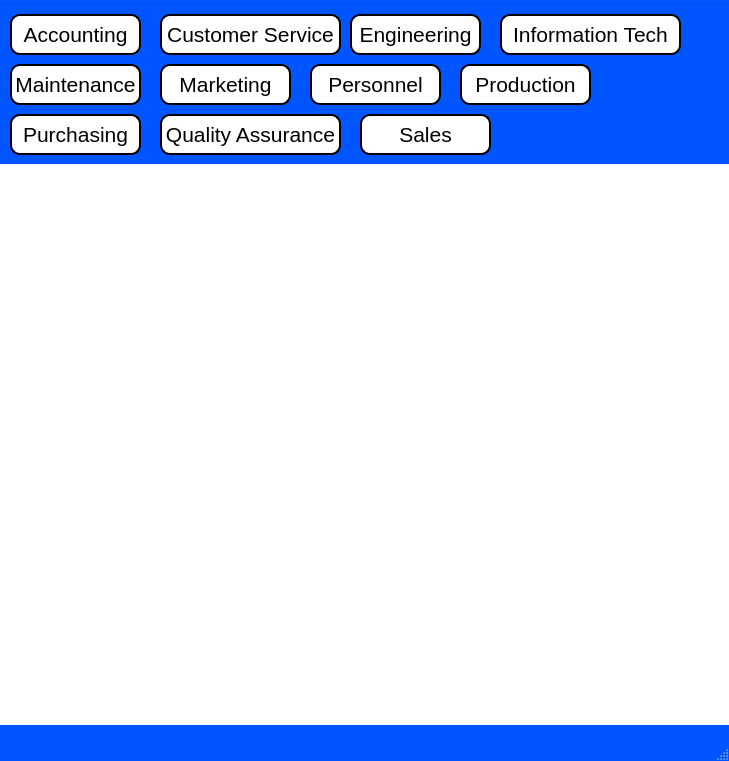
<?xml version="1.0" encoding="UTF-8"?>
<ui version="4.0">
 <class>MainWindow</class>
 <widget class="QMainWindow" name="MainWindow">
  <property name="geometry">
   <rect>
    <x>0</x>
    <y>0</y>
    <width>729</width>
    <height>761</height>
   </rect>
  </property>
  <property name="palette">
   <palette>
    <active>
     <colorrole role="WindowText">
      <brush brushstyle="SolidPattern">
       <color alpha="255">
        <red>0</red>
        <green>0</green>
        <blue>0</blue>
       </color>
      </brush>
     </colorrole>
     <colorrole role="Button">
      <brush brushstyle="SolidPattern">
       <color alpha="255">
        <red>0</red>
        <green>85</green>
        <blue>255</blue>
       </color>
      </brush>
     </colorrole>
     <colorrole role="Light">
      <brush brushstyle="SolidPattern">
       <color alpha="255">
        <red>127</red>
        <green>170</green>
        <blue>255</blue>
       </color>
      </brush>
     </colorrole>
     <colorrole role="Midlight">
      <brush brushstyle="SolidPattern">
       <color alpha="255">
        <red>63</red>
        <green>127</green>
        <blue>255</blue>
       </color>
      </brush>
     </colorrole>
     <colorrole role="Dark">
      <brush brushstyle="SolidPattern">
       <color alpha="255">
        <red>0</red>
        <green>42</green>
        <blue>127</blue>
       </color>
      </brush>
     </colorrole>
     <colorrole role="Mid">
      <brush brushstyle="SolidPattern">
       <color alpha="255">
        <red>0</red>
        <green>56</green>
        <blue>170</blue>
       </color>
      </brush>
     </colorrole>
     <colorrole role="Text">
      <brush brushstyle="SolidPattern">
       <color alpha="255">
        <red>0</red>
        <green>0</green>
        <blue>0</blue>
       </color>
      </brush>
     </colorrole>
     <colorrole role="BrightText">
      <brush brushstyle="SolidPattern">
       <color alpha="255">
        <red>255</red>
        <green>255</green>
        <blue>255</blue>
       </color>
      </brush>
     </colorrole>
     <colorrole role="ButtonText">
      <brush brushstyle="SolidPattern">
       <color alpha="255">
        <red>0</red>
        <green>0</green>
        <blue>0</blue>
       </color>
      </brush>
     </colorrole>
     <colorrole role="Base">
      <brush brushstyle="SolidPattern">
       <color alpha="255">
        <red>255</red>
        <green>255</green>
        <blue>255</blue>
       </color>
      </brush>
     </colorrole>
     <colorrole role="Window">
      <brush brushstyle="SolidPattern">
       <color alpha="255">
        <red>0</red>
        <green>85</green>
        <blue>255</blue>
       </color>
      </brush>
     </colorrole>
     <colorrole role="Shadow">
      <brush brushstyle="SolidPattern">
       <color alpha="255">
        <red>0</red>
        <green>0</green>
        <blue>0</blue>
       </color>
      </brush>
     </colorrole>
     <colorrole role="AlternateBase">
      <brush brushstyle="SolidPattern">
       <color alpha="255">
        <red>127</red>
        <green>170</green>
        <blue>255</blue>
       </color>
      </brush>
     </colorrole>
     <colorrole role="ToolTipBase">
      <brush brushstyle="SolidPattern">
       <color alpha="255">
        <red>255</red>
        <green>255</green>
        <blue>220</blue>
       </color>
      </brush>
     </colorrole>
     <colorrole role="ToolTipText">
      <brush brushstyle="SolidPattern">
       <color alpha="255">
        <red>0</red>
        <green>0</green>
        <blue>0</blue>
       </color>
      </brush>
     </colorrole>
    </active>
    <inactive>
     <colorrole role="WindowText">
      <brush brushstyle="SolidPattern">
       <color alpha="255">
        <red>0</red>
        <green>0</green>
        <blue>0</blue>
       </color>
      </brush>
     </colorrole>
     <colorrole role="Button">
      <brush brushstyle="SolidPattern">
       <color alpha="255">
        <red>0</red>
        <green>85</green>
        <blue>255</blue>
       </color>
      </brush>
     </colorrole>
     <colorrole role="Light">
      <brush brushstyle="SolidPattern">
       <color alpha="255">
        <red>127</red>
        <green>170</green>
        <blue>255</blue>
       </color>
      </brush>
     </colorrole>
     <colorrole role="Midlight">
      <brush brushstyle="SolidPattern">
       <color alpha="255">
        <red>63</red>
        <green>127</green>
        <blue>255</blue>
       </color>
      </brush>
     </colorrole>
     <colorrole role="Dark">
      <brush brushstyle="SolidPattern">
       <color alpha="255">
        <red>0</red>
        <green>42</green>
        <blue>127</blue>
       </color>
      </brush>
     </colorrole>
     <colorrole role="Mid">
      <brush brushstyle="SolidPattern">
       <color alpha="255">
        <red>0</red>
        <green>56</green>
        <blue>170</blue>
       </color>
      </brush>
     </colorrole>
     <colorrole role="Text">
      <brush brushstyle="SolidPattern">
       <color alpha="255">
        <red>0</red>
        <green>0</green>
        <blue>0</blue>
       </color>
      </brush>
     </colorrole>
     <colorrole role="BrightText">
      <brush brushstyle="SolidPattern">
       <color alpha="255">
        <red>255</red>
        <green>255</green>
        <blue>255</blue>
       </color>
      </brush>
     </colorrole>
     <colorrole role="ButtonText">
      <brush brushstyle="SolidPattern">
       <color alpha="255">
        <red>0</red>
        <green>0</green>
        <blue>0</blue>
       </color>
      </brush>
     </colorrole>
     <colorrole role="Base">
      <brush brushstyle="SolidPattern">
       <color alpha="255">
        <red>255</red>
        <green>255</green>
        <blue>255</blue>
       </color>
      </brush>
     </colorrole>
     <colorrole role="Window">
      <brush brushstyle="SolidPattern">
       <color alpha="255">
        <red>0</red>
        <green>85</green>
        <blue>255</blue>
       </color>
      </brush>
     </colorrole>
     <colorrole role="Shadow">
      <brush brushstyle="SolidPattern">
       <color alpha="255">
        <red>0</red>
        <green>0</green>
        <blue>0</blue>
       </color>
      </brush>
     </colorrole>
     <colorrole role="AlternateBase">
      <brush brushstyle="SolidPattern">
       <color alpha="255">
        <red>127</red>
        <green>170</green>
        <blue>255</blue>
       </color>
      </brush>
     </colorrole>
     <colorrole role="ToolTipBase">
      <brush brushstyle="SolidPattern">
       <color alpha="255">
        <red>255</red>
        <green>255</green>
        <blue>220</blue>
       </color>
      </brush>
     </colorrole>
     <colorrole role="ToolTipText">
      <brush brushstyle="SolidPattern">
       <color alpha="255">
        <red>0</red>
        <green>0</green>
        <blue>0</blue>
       </color>
      </brush>
     </colorrole>
    </inactive>
    <disabled>
     <colorrole role="WindowText">
      <brush brushstyle="SolidPattern">
       <color alpha="255">
        <red>0</red>
        <green>42</green>
        <blue>127</blue>
       </color>
      </brush>
     </colorrole>
     <colorrole role="Button">
      <brush brushstyle="SolidPattern">
       <color alpha="255">
        <red>0</red>
        <green>85</green>
        <blue>255</blue>
       </color>
      </brush>
     </colorrole>
     <colorrole role="Light">
      <brush brushstyle="SolidPattern">
       <color alpha="255">
        <red>127</red>
        <green>170</green>
        <blue>255</blue>
       </color>
      </brush>
     </colorrole>
     <colorrole role="Midlight">
      <brush brushstyle="SolidPattern">
       <color alpha="255">
        <red>63</red>
        <green>127</green>
        <blue>255</blue>
       </color>
      </brush>
     </colorrole>
     <colorrole role="Dark">
      <brush brushstyle="SolidPattern">
       <color alpha="255">
        <red>0</red>
        <green>42</green>
        <blue>127</blue>
       </color>
      </brush>
     </colorrole>
     <colorrole role="Mid">
      <brush brushstyle="SolidPattern">
       <color alpha="255">
        <red>0</red>
        <green>56</green>
        <blue>170</blue>
       </color>
      </brush>
     </colorrole>
     <colorrole role="Text">
      <brush brushstyle="SolidPattern">
       <color alpha="255">
        <red>0</red>
        <green>42</green>
        <blue>127</blue>
       </color>
      </brush>
     </colorrole>
     <colorrole role="BrightText">
      <brush brushstyle="SolidPattern">
       <color alpha="255">
        <red>255</red>
        <green>255</green>
        <blue>255</blue>
       </color>
      </brush>
     </colorrole>
     <colorrole role="ButtonText">
      <brush brushstyle="SolidPattern">
       <color alpha="255">
        <red>0</red>
        <green>42</green>
        <blue>127</blue>
       </color>
      </brush>
     </colorrole>
     <colorrole role="Base">
      <brush brushstyle="SolidPattern">
       <color alpha="255">
        <red>0</red>
        <green>85</green>
        <blue>255</blue>
       </color>
      </brush>
     </colorrole>
     <colorrole role="Window">
      <brush brushstyle="SolidPattern">
       <color alpha="255">
        <red>0</red>
        <green>85</green>
        <blue>255</blue>
       </color>
      </brush>
     </colorrole>
     <colorrole role="Shadow">
      <brush brushstyle="SolidPattern">
       <color alpha="255">
        <red>0</red>
        <green>0</green>
        <blue>0</blue>
       </color>
      </brush>
     </colorrole>
     <colorrole role="AlternateBase">
      <brush brushstyle="SolidPattern">
       <color alpha="255">
        <red>0</red>
        <green>85</green>
        <blue>255</blue>
       </color>
      </brush>
     </colorrole>
     <colorrole role="ToolTipBase">
      <brush brushstyle="SolidPattern">
       <color alpha="255">
        <red>255</red>
        <green>255</green>
        <blue>220</blue>
       </color>
      </brush>
     </colorrole>
     <colorrole role="ToolTipText">
      <brush brushstyle="SolidPattern">
       <color alpha="255">
        <red>0</red>
        <green>0</green>
        <blue>0</blue>
       </color>
      </brush>
     </colorrole>
    </disabled>
   </palette>
  </property>
  <property name="windowTitle">
   <string>MainWindow</string>
  </property>
  <widget class="QWidget" name="centralwidget">
   <widget class="QLabel" name="label">
    <property name="geometry">
     <rect>
      <x>0</x>
      <y>160</y>
      <width>731</width>
      <height>561</height>
     </rect>
    </property>
    <property name="styleSheet">
     <string notr="true">background-image: url('C:/source/pythonQSG/PyQt6 Apps/images/manufacturing2.png');
background-repeat: no-repeat;
background-position: center;
background-attachment: fixed;
background-color: white; /* Fallback color */</string>
    </property>
    <property name="text">
     <string/>
    </property>
   </widget>
   <widget class="QPushButton" name="cust_serv_Button">
    <property name="geometry">
     <rect>
      <x>160</x>
      <y>10</y>
      <width>181</width>
      <height>41</height>
     </rect>
    </property>
    <property name="font">
     <font>
      <pointsize>16</pointsize>
     </font>
    </property>
    <property name="styleSheet">
     <string notr="true">QPushButton{background-color: white;
border: 2px solid black;
border-radius: 10px;}
QPushButton:hover{background-color:rgb(85, 255, 255);
border: 2px solidrgb(85, 255, 255);
}</string>
    </property>
    <property name="text">
     <string>Customer Service</string>
    </property>
    <property name="autoDefault">
     <bool>false</bool>
    </property>
   </widget>
   <widget class="QPushButton" name="production_button">
    <property name="geometry">
     <rect>
      <x>460</x>
      <y>60</y>
      <width>131</width>
      <height>41</height>
     </rect>
    </property>
    <property name="font">
     <font>
      <pointsize>16</pointsize>
     </font>
    </property>
    <property name="styleSheet">
     <string notr="true">QPushButton{background-color: white;
border: 2px solid black;
border-radius: 10px;}
QPushButton:hover{background-color:rgb(85, 255, 255);
border: 2px solidrgb(85, 255, 255);
}</string>
    </property>
    <property name="text">
     <string>Production</string>
    </property>
    <property name="autoDefault">
     <bool>false</bool>
    </property>
   </widget>
   <widget class="QPushButton" name="purchasing_button">
    <property name="geometry">
     <rect>
      <x>10</x>
      <y>110</y>
      <width>131</width>
      <height>41</height>
     </rect>
    </property>
    <property name="font">
     <font>
      <pointsize>16</pointsize>
     </font>
    </property>
    <property name="styleSheet">
     <string notr="true">QPushButton{background-color: white;
border: 2px solid black;
border-radius: 10px;}
QPushButton:hover{background-color:rgb(85, 255, 255);
border: 2px solidrgb(85, 255, 255);
}</string>
    </property>
    <property name="text">
     <string>Purchasing</string>
    </property>
    <property name="autoDefault">
     <bool>false</bool>
    </property>
   </widget>
   <widget class="QPushButton" name="personnel_button">
    <property name="geometry">
     <rect>
      <x>310</x>
      <y>60</y>
      <width>131</width>
      <height>41</height>
     </rect>
    </property>
    <property name="font">
     <font>
      <pointsize>16</pointsize>
     </font>
    </property>
    <property name="styleSheet">
     <string notr="true">QPushButton{background-color: white;
border: 2px solid black;
border-radius: 10px;}
QPushButton:hover{background-color:rgb(85, 255, 255);
border: 2px solidrgb(85, 255, 255);
}</string>
    </property>
    <property name="text">
     <string>Personnel</string>
    </property>
    <property name="autoDefault">
     <bool>false</bool>
    </property>
   </widget>
   <widget class="QPushButton" name="qa_button">
    <property name="geometry">
     <rect>
      <x>160</x>
      <y>110</y>
      <width>181</width>
      <height>41</height>
     </rect>
    </property>
    <property name="font">
     <font>
      <pointsize>16</pointsize>
     </font>
    </property>
    <property name="styleSheet">
     <string notr="true">QPushButton{background-color: white;
border: 2px solid black;
border-radius: 10px;}
QPushButton:hover{background-color:rgb(85, 255, 255);
border: 2px solidrgb(85, 255, 255);
}</string>
    </property>
    <property name="text">
     <string>Quality Assurance</string>
    </property>
    <property name="autoDefault">
     <bool>false</bool>
    </property>
   </widget>
   <widget class="QPushButton" name="Accounting_Button">
    <property name="geometry">
     <rect>
      <x>10</x>
      <y>10</y>
      <width>131</width>
      <height>41</height>
     </rect>
    </property>
    <property name="font">
     <font>
      <pointsize>16</pointsize>
     </font>
    </property>
    <property name="styleSheet">
     <string notr="true">QPushButton{background-color: white;
border: 2px solid black;
border-radius: 10px;}
QPushButton:hover{background-color:rgb(85, 255, 255);
border: 2px solidrgb(85, 255, 255);
}</string>
    </property>
    <property name="text">
     <string>Accounting</string>
    </property>
    <property name="autoDefault">
     <bool>false</bool>
    </property>
   </widget>
   <widget class="QPushButton" name="maintenance_button">
    <property name="geometry">
     <rect>
      <x>10</x>
      <y>60</y>
      <width>131</width>
      <height>41</height>
     </rect>
    </property>
    <property name="font">
     <font>
      <pointsize>16</pointsize>
     </font>
    </property>
    <property name="styleSheet">
     <string notr="true">QPushButton{background-color: white;
border: 2px solid black;
border-radius: 10px;}
QPushButton:hover{background-color:rgb(85, 255, 255);
border: 2px solidrgb(85, 255, 255);
}</string>
    </property>
    <property name="text">
     <string>Maintenance</string>
    </property>
    <property name="autoDefault">
     <bool>false</bool>
    </property>
   </widget>
   <widget class="QPushButton" name="Infor_tech_button">
    <property name="geometry">
     <rect>
      <x>500</x>
      <y>10</y>
      <width>181</width>
      <height>41</height>
     </rect>
    </property>
    <property name="font">
     <font>
      <pointsize>16</pointsize>
     </font>
    </property>
    <property name="styleSheet">
     <string notr="true">QPushButton{background-color: white;
border: 2px solid black;
border-radius: 10px;}
QPushButton:hover{background-color:rgb(85, 255, 255);
border: 2px solidrgb(85, 255, 255);
}</string>
    </property>
    <property name="text">
     <string>Information Tech</string>
    </property>
    <property name="autoDefault">
     <bool>false</bool>
    </property>
   </widget>
   <widget class="QPushButton" name="Marketing_button">
    <property name="geometry">
     <rect>
      <x>160</x>
      <y>60</y>
      <width>131</width>
      <height>41</height>
     </rect>
    </property>
    <property name="font">
     <font>
      <pointsize>16</pointsize>
     </font>
    </property>
    <property name="styleSheet">
     <string notr="true">QPushButton{background-color: white;
border: 2px solid black;
border-radius: 10px;}
QPushButton:hover{background-color:rgb(85, 255, 255);
border: 2px solidrgb(85, 255, 255);
}</string>
    </property>
    <property name="text">
     <string>Marketing</string>
    </property>
    <property name="autoDefault">
     <bool>false</bool>
    </property>
   </widget>
   <widget class="QPushButton" name="Engineering_button">
    <property name="geometry">
     <rect>
      <x>350</x>
      <y>10</y>
      <width>131</width>
      <height>41</height>
     </rect>
    </property>
    <property name="font">
     <font>
      <pointsize>16</pointsize>
     </font>
    </property>
    <property name="styleSheet">
     <string notr="true">QPushButton{background-color: white;
border: 2px solid black;
border-radius: 10px;}
QPushButton:hover{background-color:rgb(85, 255, 255);
border: 2px solidrgb(85, 255, 255);
}</string>
    </property>
    <property name="text">
     <string>Engineering</string>
    </property>
    <property name="autoDefault">
     <bool>false</bool>
    </property>
   </widget>
   <widget class="QPushButton" name="Sales_button">
    <property name="geometry">
     <rect>
      <x>360</x>
      <y>110</y>
      <width>131</width>
      <height>41</height>
     </rect>
    </property>
    <property name="font">
     <font>
      <pointsize>16</pointsize>
     </font>
    </property>
    <property name="styleSheet">
     <string notr="true">QPushButton{background-color: white;
border: 2px solid black;
border-radius: 10px;}
QPushButton:hover{background-color:rgb(85, 255, 255);
border: 2px solidrgb(85, 255, 255);
}</string>
    </property>
    <property name="text">
     <string>Sales</string>
    </property>
    <property name="autoDefault">
     <bool>false</bool>
    </property>
   </widget>
  </widget>
  <widget class="QMenuBar" name="menubar">
   <property name="geometry">
    <rect>
     <x>0</x>
     <y>0</y>
     <width>729</width>
     <height>21</height>
    </rect>
   </property>
   <widget class="QMenu" name="menuCompany_Main_Menu">
    <property name="font">
     <font>
      <pointsize>9</pointsize>
     </font>
    </property>
    <property name="layoutDirection">
     <enum>Qt::LeftToRight</enum>
    </property>
    <property name="tearOffEnabled">
     <bool>false</bool>
    </property>
    <property name="title">
     <string/>
    </property>
   </widget>
   <addaction name="menuCompany_Main_Menu"/>
  </widget>
  <widget class="QStatusBar" name="statusbar"/>
 </widget>
 <resources>
  <include location="images/bg.qrc"/>
  <include location="images/1.qrc"/>
 </resources>
 <connections/>
</ui>
